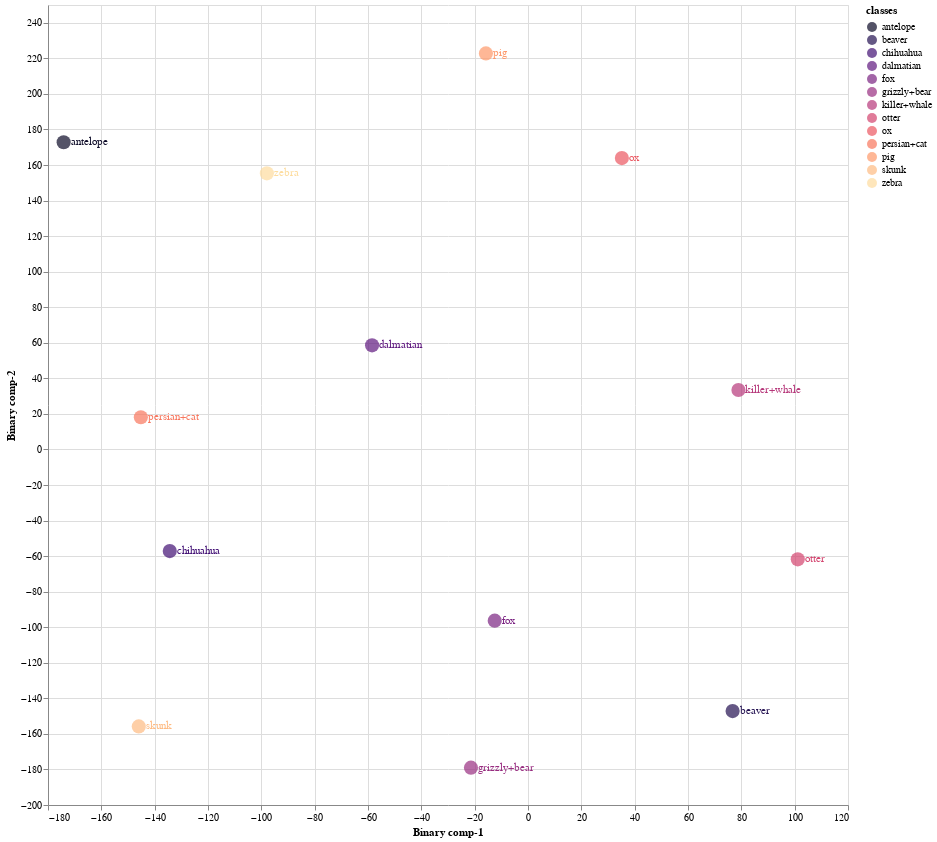
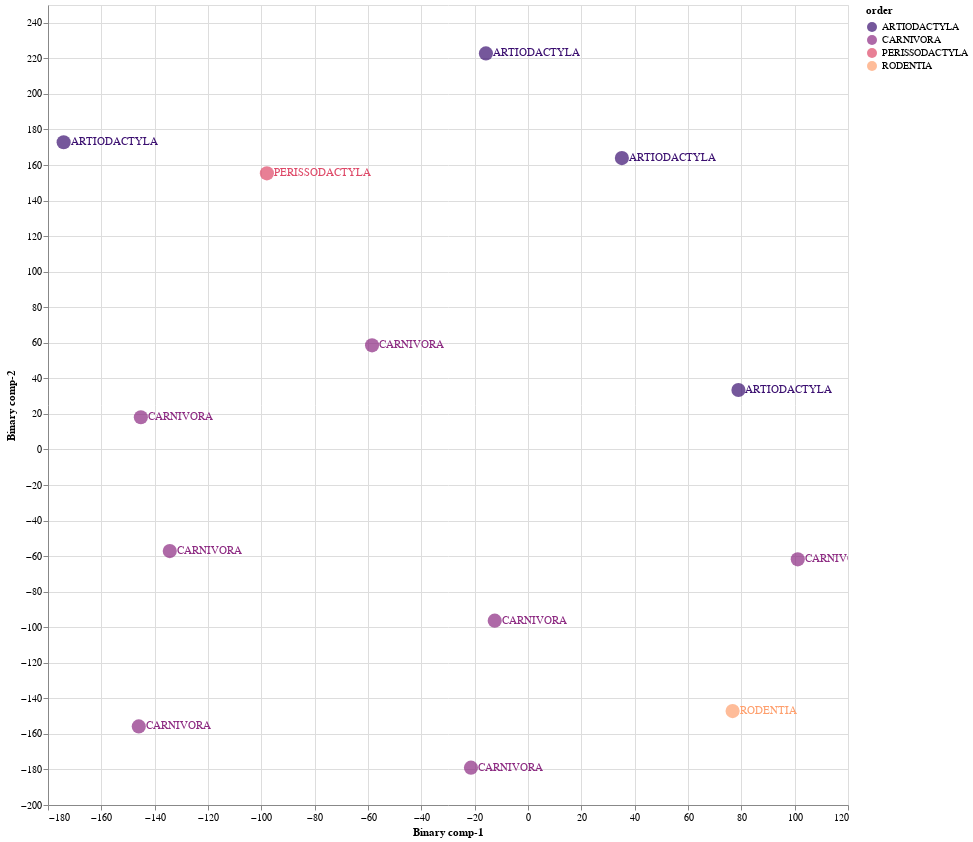

Here is the notebook cell these charts were saved with, in order:
### Markdown cell above
### 8.2 Train Validation Split 02

### Code cell
Train02 = CZSL(mode = "Train", 
               split = 2, 
               DNN = ProjectionNetwork1, 
               epochs = 40, 
               bs = 8,  
               numunits = 1024, 
               lr = 0.1, 
               optimiser = nn.Sigmoid(), 
               dropout = 0.2, 
               mom = 0, 
               wd = 0,  
               device = 'cuda', 
               checkpoint = CP2, 
               pred_type = 'Probabilistic', 
               dist_type = 'cosine')

#mode
#1. "Train" - Use Train Val split
#2. "Test" - For Unseen Test Data

#split
# 1 -Train/Val Split 1
# 2 -Train/Val Split 2
# 3 -Train/Val Split 2

#pred_type
#1. "Probabilistic" - continous real numbers giving probability for prdiction to be 1
#2. "Deterministic" - 1 or 0 prediction values

#dist_type
#1. euclidean
#2. cosine
#3. hamming
#4. jaccard

### Figure 1 — Vega-Lite specification as saved in the notebook (floating-point values rounded to 4 significant figures)
{"config": {"view": {"continuousWidth": 400, "continuousHeight": 300}}, "layer": [{"mark": {"type": "circle", "size": 200}, "encoding": {"color": {"field": "classes", "scale": {"scheme": "Magma"}, "type": "nominal"}, "x": {"field": "Binary comp-1", "type": "quantitative"}, "y": {"field": "Binary comp-2", "type": "quantitative"}}, "height": 800, "selection": {"selector101": {"type": "interval", "bind": "scales", "encodings": ["x", "y"]}}, "width": 800}, {"mark": {"type": "text", "align": "left", "baseline": "middle", "dx": 7}, "encoding": {"color": {"field": "classes", "scale": {"scheme": "Magma"}, "type": "nominal"}, "text": {"field": "classes", "type": "nominal"}, "x": {"field": "Binary comp-1", "type": "quantitative"}, "y": {"field": "Binary comp-2", "type": "quantitative"}}, "height": 800, "width": 800}], "data": {"name": "data-e49bd66381990aed2934f9760bdfea55"}, "$schema": "https://vega.github.io/schema/vega-lite/v4.17.0.json", "datasets": {"data-e49bd66381990aed2934f9760bdfea55": [{"Binary comp-1": -174.1, "Binary comp-2": 172.8, "classes": "antelope", "sciName": "Antilope_cervicapra", "animal_label": 1, "animal_class": "antelope", "mainCommonName": "Blackbuck", "otherCommonNames": "Indian Antelope", "class": "Mammalia", "infraclass": "Placentalia", "magnorder": "Boreoeutheria", "superorder": "Laurasiatheria", "order": "ARTIODACTYLA", "suborder": "RUMINANTIA", "infraorder": "PECORA", "parvorder": null, "superfamily": null, "family": "BOVIDAE", "subfamily": "ANTILOPINAE", "tribe": "ANTILOPINI", "genus": "Antilope"}, {"Binary comp-1": -21.39, "Binary comp-2": -179.0, "classes": "grizzly+bear", "sciName": "Ursus_arctos", "animal_label": 2, "animal_class": "grizzly+bear", "mainCommonName": "Brown Bear", "otherCommonNames": "Grizzly Bear|Kodiak Bear", "class": "Mammalia", "infraclass": "Placentalia", "magnorder": "Boreoeutheria", "superorder": "Laurasiatheria", "order": "CARNIVORA", "suborder": "CANIFORMIA", "infraorder": "ARCTOIDEA", "parvorder": null, "superfamily": "URSOIDEA", "family": "URSIDAE", "subfamily": "URSINAE", "tribe": null, "genus": "Ursus"}, {"Binary comp-1": 78.91, "Binary comp-2": 33.42, "classes": "killer+whale", "sciName": "Orcinus_orca", "animal_label": 3, "animal_class": "killer+whale", "mainCommonName": "Killer Whale", "otherCommonNames": "Orca", "class": "Mammalia", "infraclass": "Placentalia", "magnorder": "Boreoeutheria", "superorder": "Laurasiatheria", "order": "ARTIODACTYLA", "suborder": "WHIPPOMORPHA", "infraorder": "CETACEA", "parvorder": "ODONTOCETI", "superfamily": "DELPHINOIDEA", "family": "DELPHINIDAE", "subfamily": "INCERTAE SEDIS", "tribe": null, "genus": "Orcinus"}, {"Binary comp-1": 76.73, "Binary comp-2": -147.2, "classes": "beaver", "sciName": "Aplodontia_rufa", "animal_label": 4, "animal_class": "beaver", "mainCommonName": "Mountain Beaver", "otherCommonNames": "Boomer|Sewellel|Point Arena Mountain Beaver|Point Reyes Mountain Beaver", "class": "Mammalia", "infraclass": "Placentalia", "magnorder": "Boreoeutheria", "superorder": "Euarchontoglires", "order": "RODENTIA", "suborder": "SCIUROMORPHA", "infraorder": null, "parvorder": null, "superfamily": null, "family": "APLODONTIIDAE", "subfamily": null, "tribe": null, "genus": "Aplodontia"}, {"Binary comp-1": -58.48, "Binary comp-2": 58.57, "classes": "dalmatian", "sciName": "Canis_familiaris", "animal_label": 5, "animal_class": "dalmatian", "mainCommonName": "Domestic Dog", "otherCommonNames": "Dog|Dingo|Feral Dog|New Guinea Singing Dog|Village Dog", "class": "Mammalia", "infraclass": "Placentalia", "magnorder": "Boreoeutheria", "superorder": "Laurasiatheria", "order": "CARNIVORA", "suborder": "CANIFORMIA", "infraorder": "CANOIDEA", "parvorder": null, "superfamily": null, "family": "CANIDAE", "subfamily": null, "tribe": null, "genus": "Canis"}, {"Binary comp-1": -145.2, "Binary comp-2": 18.09, "classes": "persian+cat", "sciName": "Felis_catus", "animal_label": 6, "animal_class": "persian+cat", "mainCommonName": "Domestic Cat", "otherCommonNames": "Cat", "class": "Mammalia", "infraclass": "Placentalia", "magnorder": "Boreoeutheria", "superorder": "Laurasiatheria", "order": "CARNIVORA", "suborder": "FELIFORMIA", "infraorder": "FELOIDEA", "parvorder": null, "superfamily": null, "family": "FELIDAE", "subfamily": "FELINAE", "tribe": null, "genus": "Felis"}, {"Binary comp-1": -146.0, "Binary comp-2": -155.8, "classes": "skunk", "sciName": "Spilogale_putorius", "animal_label": 11, "animal_class": "skunk", "mainCommonName": "Alleghanian Spotted Skunk", "otherCommonNames": "Eastern Spotted Skunk", "class": "Mammalia", "infraclass": "Placentalia", "magnorder": "Boreoeutheria", "superorder": "Laurasiatheria", "order": "CARNIVORA", "suborder": "CANIFORMIA", "infraorder": "ARCTOIDEA", "parvorder": null, "superfamily": "MUSTELOIDEA", "family": "MEPHITIDAE", "subfamily": "MEPHITINAE", "tribe": null, "genus": "Spilogale"}, {"Binary comp-1": 35.2, "Binary comp-2": 163.9, "classes": "ox", "sciName": "Bos_sauveli", "animal_label": 21, "animal_class": "ox", "mainCommonName": "Kouprey", "otherCommonNames": "Gray Ox|Indochinese Forest Ox", "class": "Mammalia", "infraclass": "Placentalia", "magnorder": "Boreoeutheria", "superorder": "Laurasiatheria", "order": "ARTIODACTYLA", "suborder": "RUMINANTIA", "infraorder": "PECORA", "parvorder": null, "superfamily": null, "family": "BOVIDAE", "subfamily": "BOVINAE", "tribe": "BOVINI", "genus": "Bos"}, {"Binary comp-1": -12.48, "Binary comp-2": -96.31, "classes": "fox", "sciName": "Vulpes_lagopus", "animal_label": 22, "animal_class": "fox", "mainCommonName": "Arctic Fox", "otherCommonNames": "Polar Fox", "class": "Mammalia", "infraclass": "Placentalia", "magnorder": "Boreoeutheria", "superorder": "Laurasiatheria", "order": "CARNIVORA", "suborder": "CANIFORMIA", "infraorder": "CANOIDEA", "parvorder": null, "superfamily": null, "family": "CANIDAE", "subfamily": null, "tribe": null, "genus": "Vulpes"}, {"Binary comp-1": -134.3, "Binary comp-2": -57.16, "classes": "chihuahua", "sciName": "Canis_familiaris", "animal_label": 33, "animal_class": "chihuahua", "mainCommonName": "Domestic Dog", "otherCommonNames": "Dog|Dingo|Feral Dog|New Guinea Singing Dog|Village Dog", "class": "Mammalia", "infraclass": "Placentalia", "magnorder": "Boreoeutheria", "superorder": "Laurasiatheria", "order": "CARNIVORA", "suborder": "CANIFORMIA", "infraorder": "CANOIDEA", "parvorder": null, "superfamily": null, "family": "CANIDAE", "subfamily": null, "tribe": null, "genus": "Canis"}, {"Binary comp-1": 101.2, "Binary comp-2": -61.8, "classes": "otter", "sciName": "Aonyx_capensis", "animal_label": 36, "animal_class": "otter", "mainCommonName": "African Clawless Otter", "otherCommonNames": "Cape Clawless Otter", "class": "Mammalia", "infraclass": "Placentalia", "magnorder": "Boreoeutheria", "superorder": "Laurasiatheria", "order": "CARNIVORA", "suborder": "CANIFORMIA", "infraorder": "ARCTOIDEA", "parvorder": null, "superfamily": "MUSTELOIDEA", "family": "MUSTELIDAE", "subfamily": "LUTRINAE", "tribe": null, "genus": "Aonyx"}, {"Binary comp-1": -97.92, "Binary comp-2": 155.3, "classes": "zebra", "sciName": "Equus_grevyi", "animal_label": 38, "animal_class": "zebra", "mainCommonName": "Grevy's Zebra", "otherCommonNames": "Imperial Zebra", "class": "Mammalia", "infraclass": "Placentalia", "magnorder": "Boreoeutheria", "superorder": "Laurasiatheria", "order": "PERISSODACTYLA", "suborder": "HIPOMORPHA", "infraorder": null, "parvorder": null, "superfamily": null, "family": "EQUIDAE", "subfamily": null, "tribe": null, "genus": "Equus"}, {"Binary comp-1": -15.78, "Binary comp-2": 222.8, "classes": "pig", "sciName": "Sus_domesticus", "animal_label": 42, "animal_class": "pig", "mainCommonName": "Domestic Pig", "otherCommonNames": "Hog|Pig|Swine", "class": "Mammalia", "infraclass": "Placentalia", "magnorder": "Boreoeutheria", "superorder": "Laurasiatheria", "order": "ARTIODACTYLA", "suborder": "SUINA", "infraorder": null, "parvorder": null, "superfamily": null, "family": "SUIDAE", "subfamily": null, "tribe": null, "genus": "Sus"}]}}

### Figure 2 — Vega-Lite specification as saved in the notebook (floating-point values rounded to 4 significant figures)
{"config": {"view": {"continuousWidth": 400, "continuousHeight": 300}}, "layer": [{"mark": {"type": "circle", "size": 200}, "encoding": {"color": {"field": "order", "scale": {"scheme": "Magma"}, "type": "nominal"}, "x": {"field": "Binary comp-1", "type": "quantitative"}, "y": {"field": "Binary comp-2", "type": "quantitative"}}, "height": 800, "selection": {"selector102": {"type": "interval", "bind": "scales", "encodings": ["x", "y"]}}, "width": 800}, {"mark": {"type": "text", "align": "left", "baseline": "middle", "dx": 7}, "encoding": {"color": {"field": "order", "scale": {"scheme": "Magma"}, "type": "nominal"}, "text": {"field": "order", "type": "nominal"}, "x": {"field": "Binary comp-1", "type": "quantitative"}, "y": {"field": "Binary comp-2", "type": "quantitative"}}, "height": 800, "width": 800}], "data": {"name": "data-e49bd66381990aed2934f9760bdfea55"}, "$schema": "https://vega.github.io/schema/vega-lite/v4.17.0.json", "datasets": {"data-e49bd66381990aed2934f9760bdfea55": [{"Binary comp-1": -174.1, "Binary comp-2": 172.8, "classes": "antelope", "sciName": "Antilope_cervicapra", "animal_label": 1, "animal_class": "antelope", "mainCommonName": "Blackbuck", "otherCommonNames": "Indian Antelope", "class": "Mammalia", "infraclass": "Placentalia", "magnorder": "Boreoeutheria", "superorder": "Laurasiatheria", "order": "ARTIODACTYLA", "suborder": "RUMINANTIA", "infraorder": "PECORA", "parvorder": null, "superfamily": null, "family": "BOVIDAE", "subfamily": "ANTILOPINAE", "tribe": "ANTILOPINI", "genus": "Antilope"}, {"Binary comp-1": -21.39, "Binary comp-2": -179.0, "classes": "grizzly+bear", "sciName": "Ursus_arctos", "animal_label": 2, "animal_class": "grizzly+bear", "mainCommonName": "Brown Bear", "otherCommonNames": "Grizzly Bear|Kodiak Bear", "class": "Mammalia", "infraclass": "Placentalia", "magnorder": "Boreoeutheria", "superorder": "Laurasiatheria", "order": "CARNIVORA", "suborder": "CANIFORMIA", "infraorder": "ARCTOIDEA", "parvorder": null, "superfamily": "URSOIDEA", "family": "URSIDAE", "subfamily": "URSINAE", "tribe": null, "genus": "Ursus"}, {"Binary comp-1": 78.91, "Binary comp-2": 33.42, "classes": "killer+whale", "sciName": "Orcinus_orca", "animal_label": 3, "animal_class": "killer+whale", "mainCommonName": "Killer Whale", "otherCommonNames": "Orca", "class": "Mammalia", "infraclass": "Placentalia", "magnorder": "Boreoeutheria", "superorder": "Laurasiatheria", "order": "ARTIODACTYLA", "suborder": "WHIPPOMORPHA", "infraorder": "CETACEA", "parvorder": "ODONTOCETI", "superfamily": "DELPHINOIDEA", "family": "DELPHINIDAE", "subfamily": "INCERTAE SEDIS", "tribe": null, "genus": "Orcinus"}, {"Binary comp-1": 76.73, "Binary comp-2": -147.2, "classes": "beaver", "sciName": "Aplodontia_rufa", "animal_label": 4, "animal_class": "beaver", "mainCommonName": "Mountain Beaver", "otherCommonNames": "Boomer|Sewellel|Point Arena Mountain Beaver|Point Reyes Mountain Beaver", "class": "Mammalia", "infraclass": "Placentalia", "magnorder": "Boreoeutheria", "superorder": "Euarchontoglires", "order": "RODENTIA", "suborder": "SCIUROMORPHA", "infraorder": null, "parvorder": null, "superfamily": null, "family": "APLODONTIIDAE", "subfamily": null, "tribe": null, "genus": "Aplodontia"}, {"Binary comp-1": -58.48, "Binary comp-2": 58.57, "classes": "dalmatian", "sciName": "Canis_familiaris", "animal_label": 5, "animal_class": "dalmatian", "mainCommonName": "Domestic Dog", "otherCommonNames": "Dog|Dingo|Feral Dog|New Guinea Singing Dog|Village Dog", "class": "Mammalia", "infraclass": "Placentalia", "magnorder": "Boreoeutheria", "superorder": "Laurasiatheria", "order": "CARNIVORA", "suborder": "CANIFORMIA", "infraorder": "CANOIDEA", "parvorder": null, "superfamily": null, "family": "CANIDAE", "subfamily": null, "tribe": null, "genus": "Canis"}, {"Binary comp-1": -145.2, "Binary comp-2": 18.09, "classes": "persian+cat", "sciName": "Felis_catus", "animal_label": 6, "animal_class": "persian+cat", "mainCommonName": "Domestic Cat", "otherCommonNames": "Cat", "class": "Mammalia", "infraclass": "Placentalia", "magnorder": "Boreoeutheria", "superorder": "Laurasiatheria", "order": "CARNIVORA", "suborder": "FELIFORMIA", "infraorder": "FELOIDEA", "parvorder": null, "superfamily": null, "family": "FELIDAE", "subfamily": "FELINAE", "tribe": null, "genus": "Felis"}, {"Binary comp-1": -146.0, "Binary comp-2": -155.8, "classes": "skunk", "sciName": "Spilogale_putorius", "animal_label": 11, "animal_class": "skunk", "mainCommonName": "Alleghanian Spotted Skunk", "otherCommonNames": "Eastern Spotted Skunk", "class": "Mammalia", "infraclass": "Placentalia", "magnorder": "Boreoeutheria", "superorder": "Laurasiatheria", "order": "CARNIVORA", "suborder": "CANIFORMIA", "infraorder": "ARCTOIDEA", "parvorder": null, "superfamily": "MUSTELOIDEA", "family": "MEPHITIDAE", "subfamily": "MEPHITINAE", "tribe": null, "genus": "Spilogale"}, {"Binary comp-1": 35.2, "Binary comp-2": 163.9, "classes": "ox", "sciName": "Bos_sauveli", "animal_label": 21, "animal_class": "ox", "mainCommonName": "Kouprey", "otherCommonNames": "Gray Ox|Indochinese Forest Ox", "class": "Mammalia", "infraclass": "Placentalia", "magnorder": "Boreoeutheria", "superorder": "Laurasiatheria", "order": "ARTIODACTYLA", "suborder": "RUMINANTIA", "infraorder": "PECORA", "parvorder": null, "superfamily": null, "family": "BOVIDAE", "subfamily": "BOVINAE", "tribe": "BOVINI", "genus": "Bos"}, {"Binary comp-1": -12.48, "Binary comp-2": -96.31, "classes": "fox", "sciName": "Vulpes_lagopus", "animal_label": 22, "animal_class": "fox", "mainCommonName": "Arctic Fox", "otherCommonNames": "Polar Fox", "class": "Mammalia", "infraclass": "Placentalia", "magnorder": "Boreoeutheria", "superorder": "Laurasiatheria", "order": "CARNIVORA", "suborder": "CANIFORMIA", "infraorder": "CANOIDEA", "parvorder": null, "superfamily": null, "family": "CANIDAE", "subfamily": null, "tribe": null, "genus": "Vulpes"}, {"Binary comp-1": -134.3, "Binary comp-2": -57.16, "classes": "chihuahua", "sciName": "Canis_familiaris", "animal_label": 33, "animal_class": "chihuahua", "mainCommonName": "Domestic Dog", "otherCommonNames": "Dog|Dingo|Feral Dog|New Guinea Singing Dog|Village Dog", "class": "Mammalia", "infraclass": "Placentalia", "magnorder": "Boreoeutheria", "superorder": "Laurasiatheria", "order": "CARNIVORA", "suborder": "CANIFORMIA", "infraorder": "CANOIDEA", "parvorder": null, "superfamily": null, "family": "CANIDAE", "subfamily": null, "tribe": null, "genus": "Canis"}, {"Binary comp-1": 101.2, "Binary comp-2": -61.8, "classes": "otter", "sciName": "Aonyx_capensis", "animal_label": 36, "animal_class": "otter", "mainCommonName": "African Clawless Otter", "otherCommonNames": "Cape Clawless Otter", "class": "Mammalia", "infraclass": "Placentalia", "magnorder": "Boreoeutheria", "superorder": "Laurasiatheria", "order": "CARNIVORA", "suborder": "CANIFORMIA", "infraorder": "ARCTOIDEA", "parvorder": null, "superfamily": "MUSTELOIDEA", "family": "MUSTELIDAE", "subfamily": "LUTRINAE", "tribe": null, "genus": "Aonyx"}, {"Binary comp-1": -97.92, "Binary comp-2": 155.3, "classes": "zebra", "sciName": "Equus_grevyi", "animal_label": 38, "animal_class": "zebra", "mainCommonName": "Grevy's Zebra", "otherCommonNames": "Imperial Zebra", "class": "Mammalia", "infraclass": "Placentalia", "magnorder": "Boreoeutheria", "superorder": "Laurasiatheria", "order": "PERISSODACTYLA", "suborder": "HIPOMORPHA", "infraorder": null, "parvorder": null, "superfamily": null, "family": "EQUIDAE", "subfamily": null, "tribe": null, "genus": "Equus"}, {"Binary comp-1": -15.78, "Binary comp-2": 222.8, "classes": "pig", "sciName": "Sus_domesticus", "animal_label": 42, "animal_class": "pig", "mainCommonName": "Domestic Pig", "otherCommonNames": "Hog|Pig|Swine", "class": "Mammalia", "infraclass": "Placentalia", "magnorder": "Boreoeutheria", "superorder": "Laurasiatheria", "order": "ARTIODACTYLA", "suborder": "SUINA", "infraorder": null, "parvorder": null, "superfamily": null, "family": "SUIDAE", "subfamily": null, "tribe": null, "genus": "Sus"}]}}
